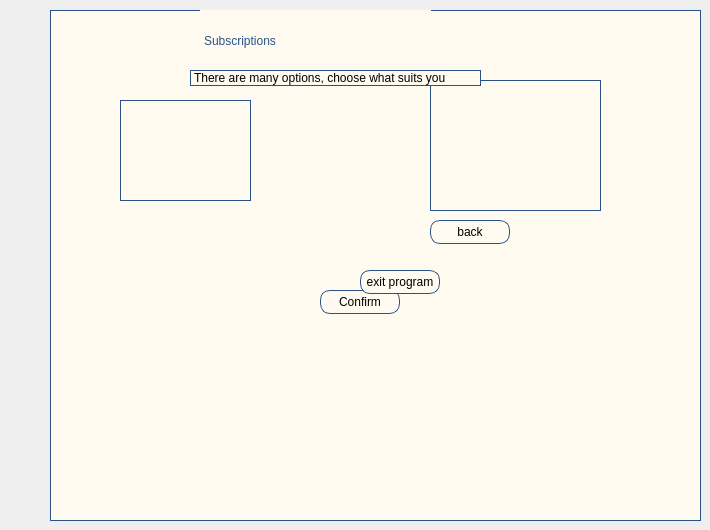
    <widget class="QWidget" name="subscriptions">
     <widget class="QWidget" name="widget_3" native="true">
      <property name="geometry">
       <rect>
        <x>50</x>
        <y>10</y>
        <width>651</width>
        <height>511</height>
       </rect>
      </property>
      <property name="styleSheet">
       <string notr="true">border:1px solid  rgb(43, 82, 136);


background-color: rgb(255, 251, 240);</string>
      </property>
      <widget class="QListWidget" name="listWidget_subscriptions">
       <property name="geometry">
        <rect>
         <x>70</x>
         <y>90</y>
         <width>131</width>
         <height>101</height>
        </rect>
       </property>
      </widget>
      <widget class="QTextEdit" name="label_subscription_details">
       <property name="geometry">
        <rect>
         <x>380</x>
         <y>70</y>
         <width>171</width>
         <height>131</height>
        </rect>
       </property>
       <property name="readOnly">
        <bool>true</bool>
       </property>
      </widget>
      <widget class="QPushButton" name="pushButton_11">
       <property name="geometry">
        <rect>
         <x>270</x>
         <y>280</y>
         <width>80</width>
         <height>24</height>
        </rect>
       </property>
       <property name="styleSheet">
        <string notr="true">border-radius:10px;
font: 10pt &quot;Segoe UI&quot;;
border:1px solid  rgb(43, 82, 136);
</string>
       </property>
       <property name="text">
        <string>Confirm</string>
       </property>
      </widget>
      <widget class="QPushButton" name="exit3">
       <property name="geometry">
        <rect>
         <x>310</x>
         <y>260</y>
         <width>80</width>
         <height>24</height>
        </rect>
       </property>
       <property name="styleSheet">
        <string notr="true">border-radius:10px;
font: 10pt &quot;Segoe UI&quot;;
border:1px solid  rgb(43, 82, 136);
</string>
       </property>
       <property name="text">
        <string>exit program</string>
       </property>
      </widget>
      <widget class="QLabel" name="label_35">
       <property name="geometry">
        <rect>
         <x>150</x>
         <y>-10</y>
         <width>231</width>
         <height>81</height>
        </rect>
       </property>
       <property name="styleSheet">
        <string notr="true">color: rgb(43, 82, 136);
border-color: rgb(255, 251, 240);
font: 700 30pt &quot;Times New Roman&quot;;</string>
       </property>
       <property name="text">
        <string>Subscriptions</string>
       </property>
      </widget>
      <widget class="QLabel" name="label_8">
       <property name="geometry">
        <rect>
         <x>140</x>
         <y>60</y>
         <width>291</width>
         <height>16</height>
        </rect>
       </property>
       <property name="text">
        <string>There are many options, choose what suits you</string>
       </property>
      </widget>
      <widget class="QPushButton" name="back3">
       <property name="geometry">
        <rect>
         <x>380</x>
         <y>210</y>
         <width>80</width>
         <height>24</height>
        </rect>
       </property>
       <property name="styleSheet">
        <string notr="true">border-radius:10px;
font: 10pt &quot;Segoe UI&quot;;
border:1px solid  rgb(43, 82, 136);
</string>
       </property>
       <property name="text">
        <string>back</string>
       </property>
      </widget>
     </widget>
    </widget>
